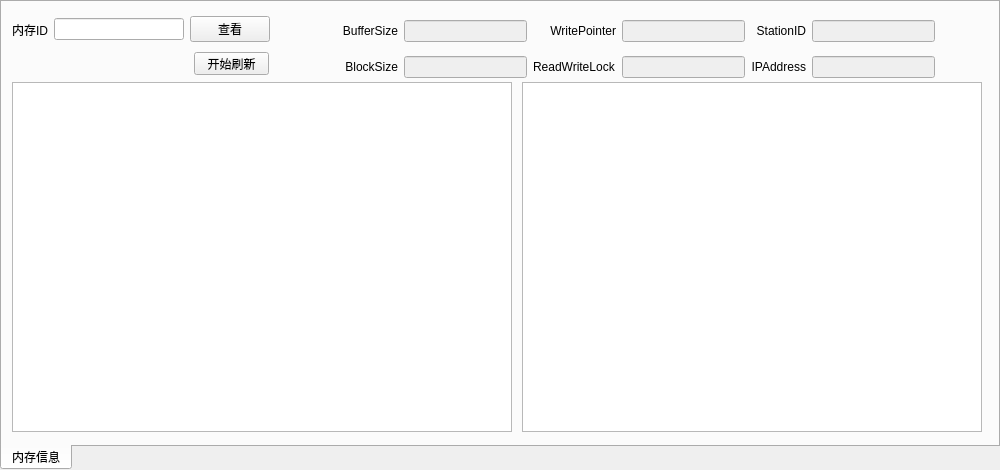
<?xml version="1.0" encoding="UTF-8"?>
<ui version="4.0">
 <class>SharedMemoryInfoWidget</class>
 <widget class="QTabWidget" name="SharedMemoryInfoWidget">
  <property name="geometry">
   <rect>
    <x>0</x>
    <y>0</y>
    <width>1000</width>
    <height>470</height>
   </rect>
  </property>
  <property name="windowTitle">
   <string>TabWidget</string>
  </property>
  <property name="tabPosition">
   <enum>QTabWidget::South</enum>
  </property>
  <property name="currentIndex">
   <number>0</number>
  </property>
  <widget class="QWidget" name="tab">
   <attribute name="title">
    <string>内存信息</string>
   </attribute>
   <widget class="QTableWidget" name="memoryHexInfoTable">
    <property name="geometry">
     <rect>
      <x>10</x>
      <y>80</y>
      <width>500</width>
      <height>350</height>
     </rect>
    </property>
   </widget>
   <widget class="QWidget" name="layoutWidget">
    <property name="geometry">
     <rect>
      <x>10</x>
      <y>10</y>
      <width>258</width>
      <height>35</height>
     </rect>
    </property>
    <layout class="QHBoxLayout" name="horizontalLayout">
     <item>
      <widget class="QLabel" name="label">
       <property name="text">
        <string>内存ID</string>
       </property>
      </widget>
     </item>
     <item>
      <widget class="QLineEdit" name="memoryIDEdit"/>
     </item>
     <item>
      <widget class="QPushButton" name="viewButton">
       <property name="text">
        <string>查看</string>
       </property>
      </widget>
     </item>
    </layout>
   </widget>
   <widget class="QWidget" name="layoutWidget1">
    <property name="geometry">
     <rect>
      <x>340</x>
      <y>10</y>
      <width>593</width>
      <height>74</height>
     </rect>
    </property>
    <layout class="QGridLayout" name="gridLayout">
     <item row="0" column="0">
      <widget class="QLabel" name="label_2">
       <property name="text">
        <string>BufferSize</string>
       </property>
       <property name="alignment">
        <set>Qt::AlignRight|Qt::AlignTrailing|Qt::AlignVCenter</set>
       </property>
      </widget>
     </item>
     <item row="0" column="1">
      <widget class="QLineEdit" name="bufferSizeEdit">
       <property name="enabled">
        <bool>false</bool>
       </property>
      </widget>
     </item>
     <item row="0" column="2">
      <widget class="QLabel" name="label_4">
       <property name="text">
        <string>WritePointer</string>
       </property>
       <property name="alignment">
        <set>Qt::AlignRight|Qt::AlignTrailing|Qt::AlignVCenter</set>
       </property>
      </widget>
     </item>
     <item row="0" column="3">
      <widget class="QLineEdit" name="writePointerEdit">
       <property name="enabled">
        <bool>false</bool>
       </property>
      </widget>
     </item>
     <item row="0" column="4">
      <widget class="QLabel" name="label_6">
       <property name="text">
        <string>StationID</string>
       </property>
       <property name="alignment">
        <set>Qt::AlignRight|Qt::AlignTrailing|Qt::AlignVCenter</set>
       </property>
      </widget>
     </item>
     <item row="0" column="5">
      <widget class="QLineEdit" name="stationIDEdit">
       <property name="enabled">
        <bool>false</bool>
       </property>
      </widget>
     </item>
     <item row="1" column="0">
      <widget class="QLabel" name="label_3">
       <property name="text">
        <string>BlockSize</string>
       </property>
       <property name="alignment">
        <set>Qt::AlignRight|Qt::AlignTrailing|Qt::AlignVCenter</set>
       </property>
      </widget>
     </item>
     <item row="1" column="1">
      <widget class="QLineEdit" name="blockSizeEdit">
       <property name="enabled">
        <bool>false</bool>
       </property>
      </widget>
     </item>
     <item row="1" column="2">
      <widget class="QLabel" name="label_5">
       <property name="text">
        <string>ReadWriteLock</string>
       </property>
      </widget>
     </item>
     <item row="1" column="3">
      <widget class="QLineEdit" name="readWriteLockEdit">
       <property name="enabled">
        <bool>false</bool>
       </property>
      </widget>
     </item>
     <item row="1" column="4">
      <widget class="QLabel" name="label_7">
       <property name="text">
        <string>IPAddress</string>
       </property>
       <property name="alignment">
        <set>Qt::AlignRight|Qt::AlignTrailing|Qt::AlignVCenter</set>
       </property>
      </widget>
     </item>
     <item row="1" column="5">
      <widget class="QLineEdit" name="ipAddressEdit">
       <property name="enabled">
        <bool>false</bool>
       </property>
      </widget>
     </item>
    </layout>
   </widget>
   <widget class="QPushButton" name="autoUpdateButton">
    <property name="geometry">
     <rect>
      <x>192</x>
      <y>50</y>
      <width>75</width>
      <height>23</height>
     </rect>
    </property>
    <property name="text">
     <string>开始刷新</string>
    </property>
    <property name="checkable">
     <bool>true</bool>
    </property>
    <property name="checked">
     <bool>false</bool>
    </property>
   </widget>
   <widget class="QTableWidget" name="memoryCharInfoTable">
    <property name="geometry">
     <rect>
      <x>520</x>
      <y>80</y>
      <width>460</width>
      <height>350</height>
     </rect>
    </property>
   </widget>
  </widget>
 </widget>
 <resources/>
 <connections/>
</ui>
